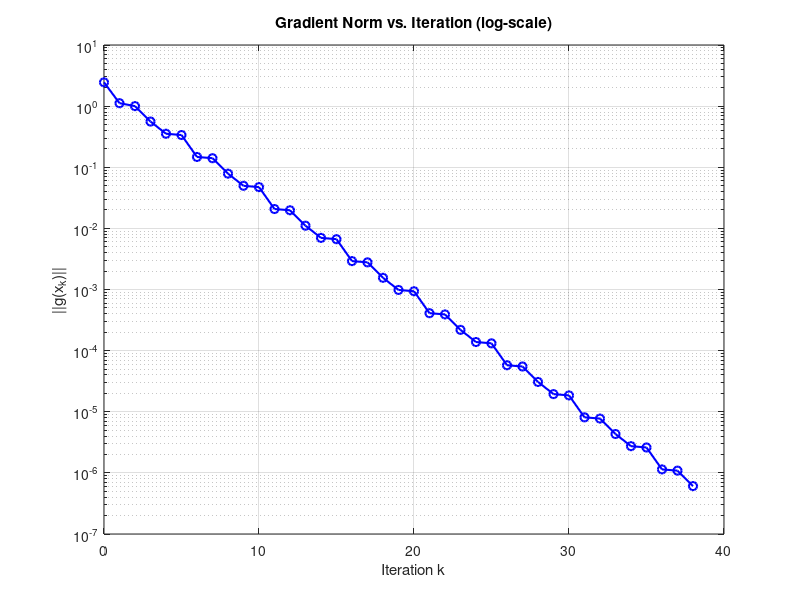
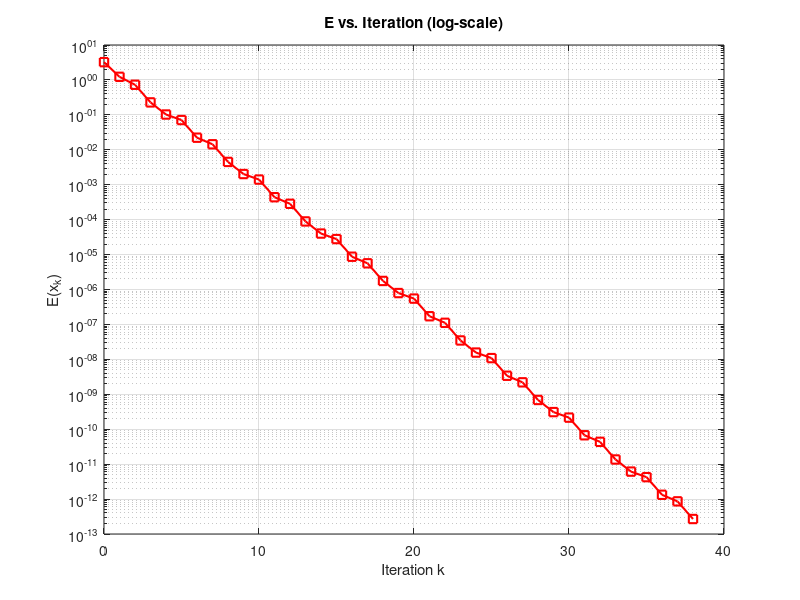

The MATLAB source for these figures, in order:
% Problem setting
Q = [1, 0.5, 0; 
    0.5, 1, 0.25; 
    0, 0.25, 1];

b = [-1; 1; 2];

grad_f = @(x) Q*x - b;

x_star = Q \ b;


% Parameter Initialization
x = zeros(3,1);
max_iter = 40;
epsilon = 1e-6;

grad_norms = [];
E_vals = [];


% Gauss-Southwell algorithm
for k = 1:max_iter
    g = grad_f(x);

    grad_norms(end+1) = norm(g);

    E = 0.5 * (x - x_star)' * Q * (x - x_star);
    E_vals(end+1) = E;

    if norm(g) < epsilon
        break;
    end

    [~, i_k] = max(abs(g));

    e_i = zeros(3,1);
    e_i(i_k) = 1;

    denominator = (e_i' * Q * e_i);
    numerator = (e_i' * Q * x - b' * e_i);
    alpha_k = -(numerator/denominator); 
    
    x = x + alpha_k * e_i;

end


% Eigen values
eigenvalues = eig(Q);
a = eigenvalues(1);
A = eigenvalues(3);
fprintf("Eigen values: [%.3f, %.3f, %.3f] \n", eigenvalues);


% Decreasing ratio
fprintf("Decreasing ratio: %.3f\n", 1-(a/(3*A)));


% Plot - grad_norm
figure;
semilogy(0:k-1, grad_norms, 'b-o', 'LineWidth', 1.5);
xlabel('Iteration k');
ylabel('||g(x_k)||');
title('Gradient Norm vs. Iteration (log-scale)');
grid on;

% Plot - E_values
figure;
semilogy(0:k-1, E_vals, 'r-s', 'LineWidth', 1.5);
xlabel('Iteration k');
ylabel('E(x_k)');
title('E vs. Iteration (log-scale)');
grid on;